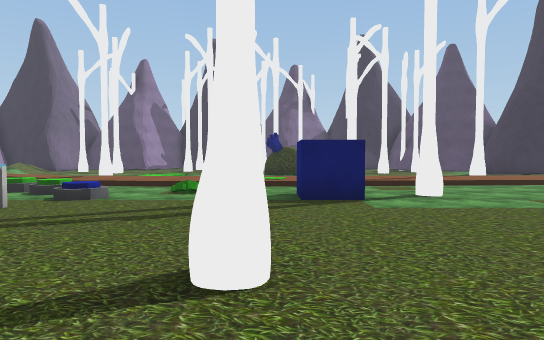
View 1 (above)

19 first-person views from a walk through a 3-D level made in the Unity game engine. The camera is 1.5 m above the floor, tilts 2° down and sees 75° across. The floor is counted in squares, 2 m on a side. Each view is taken from the middle of a square. On the plan, view 1 faces up. The plan holds only what a view shows up to about 11 squares ahead; the rest is blank. The place goes on beyond the plan. The player is left out. Some surface patterns are stand-ins.

View 2
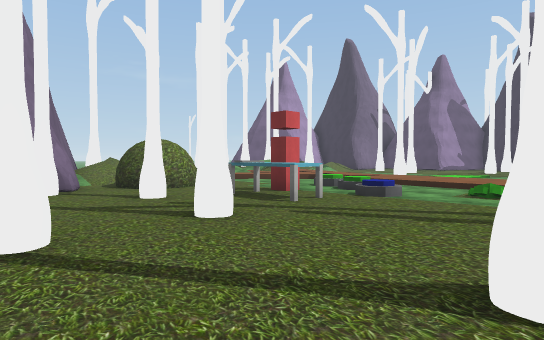

View 3
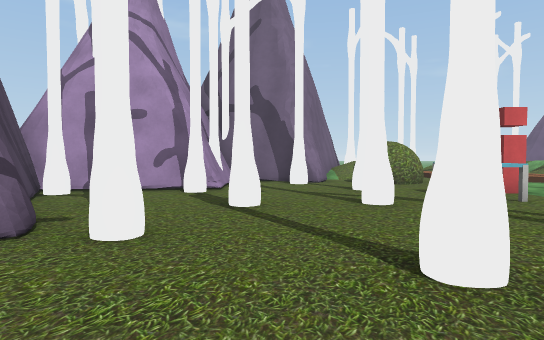

View 4
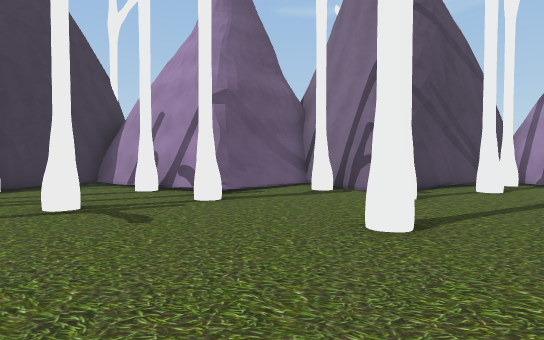

View 5
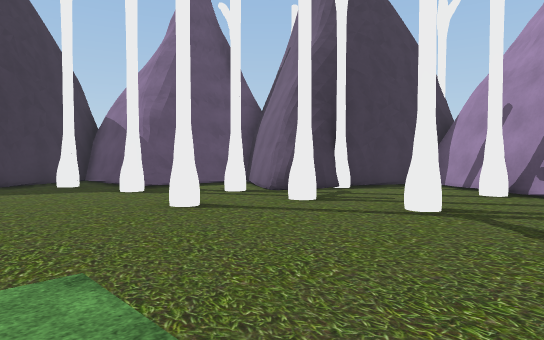

View 6
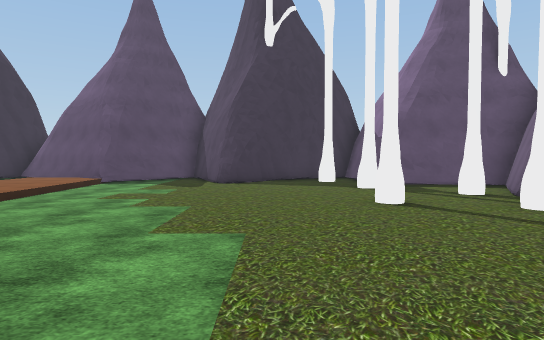

View 7
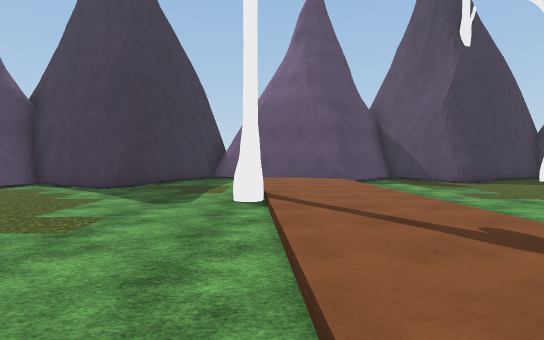

View 8
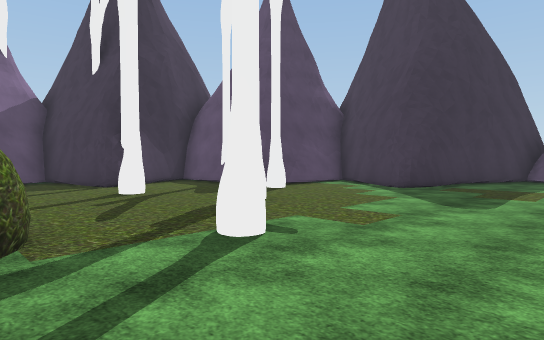

View 9
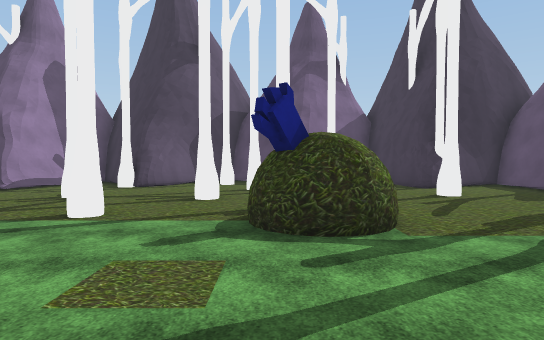

View 10
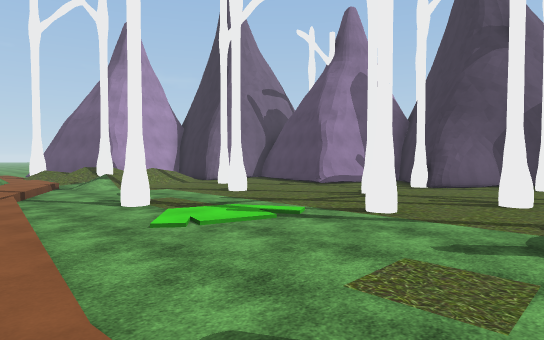

View 11
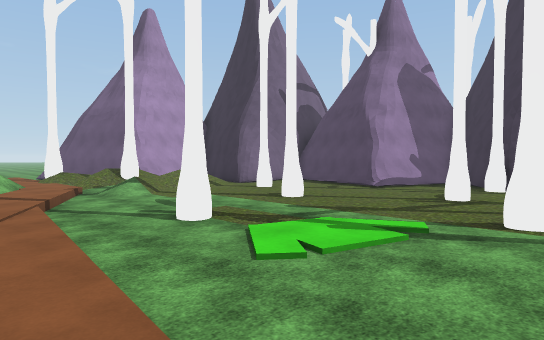

View 12
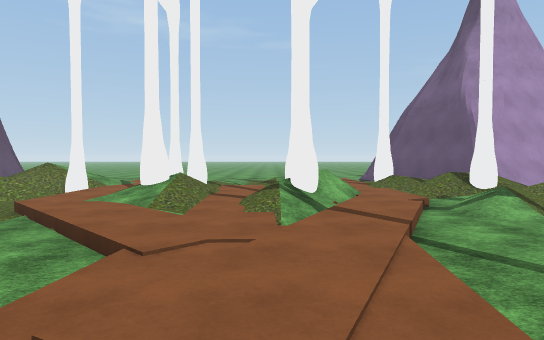

View 13
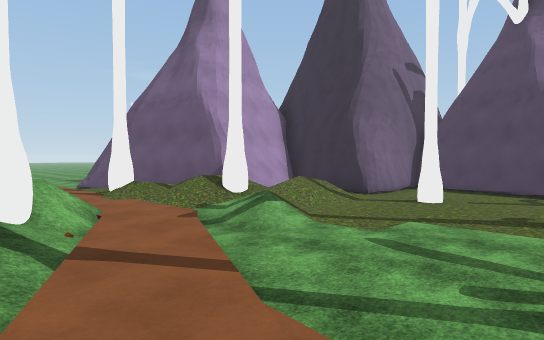

View 14
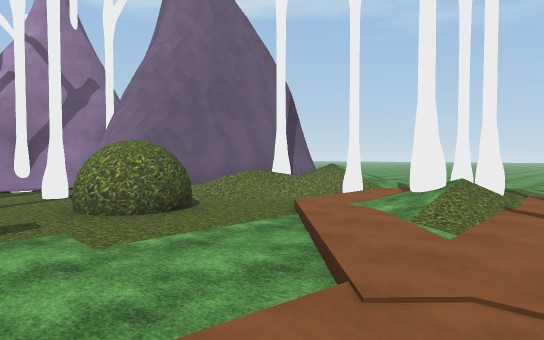

View 15
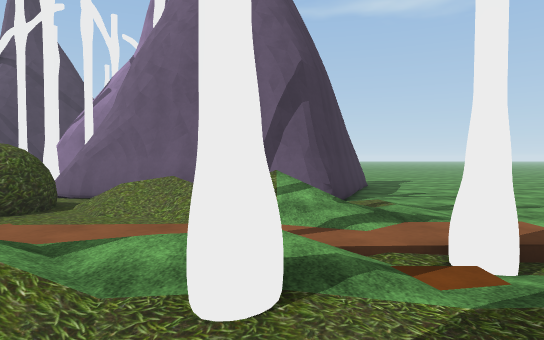

View 16
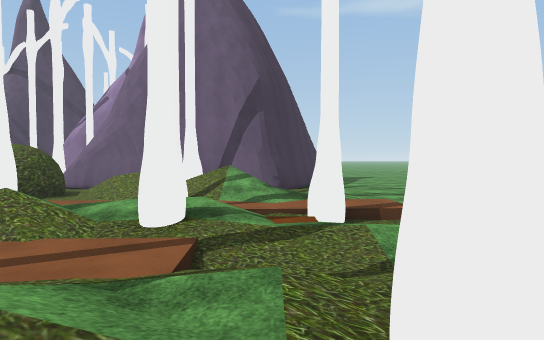

View 17
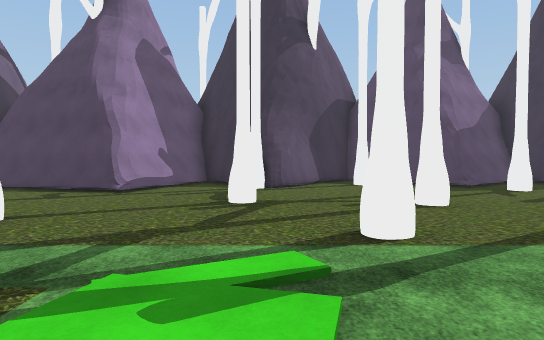

View 18
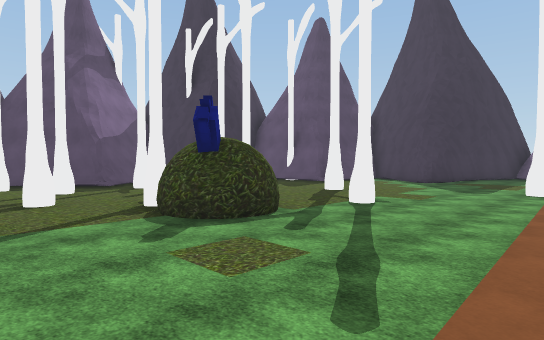

View 19
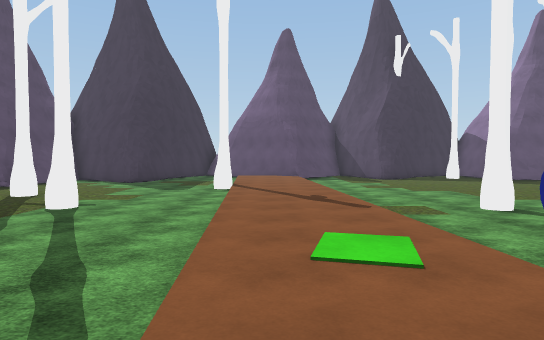

### Floor plan
Key: @ floor where view 1 was taken; # wall or solid block; . main floor; : floor 0.25 m higher than the main floor; / step, stairs or slope; = window, fence, low wall or low ledge; O other object.
Columns run from 17 left of view 1 to 12 right of it. Each row starts with its distance up from view 1.
 23           #.####.###.#
 22      ######..#....:..#####
 21      #..###......#.#.....#
 20    ###...................#
 19   ####.#....#...#....#...####
 18   ## /............ .....#...#
 17   ##//....#......# ...#....##
 16 ####///.......#..##........###
 15 #/ /=//..........##.#........#
 14 ://#///.......................
 13  :/::///.....................
 12  #//#/#///////...../////#//::
 11  ////////::::::::::::::::::::#
 10  //:////:/::::::::::::::::///#
  9 ///#/#///...../////..........#
  8 /#//////.../ /./ .............
  7 ///////.....///. .O.#........#
  6 .///#......O./.. ............#
  5 ./ ////###.OOO...............#
  4 ./###//###....................
  3 ..######...#.#..........#..#.#
  2 .##    ###.......#..........##
  1 .#      #....#.......#.#.#..#
  0 ##      ........#@.#.....#..#
 -1        #####............#####
 -2           ##...###.###..#
 -3            #.#########..#
 -4            ###       ####

Positions as (right, up) in squares from view 1, and headings:
1: (0, 0), facing up
2: (0, 0), facing up-left
3: (2, 1), facing left
4: (1, 6), facing down
5: (2, 6), facing down-right
6: (1, 5), facing right
7: (1, 12), facing right
8: (1, 12), facing up-right
9: (0, 11), facing up
10: (0, 11), facing up-left
11: (-2, 11), facing up-left
12: (-5, 11), facing left
13: (-7, 11), facing up-left
14: (-6, 11), facing down-left
15: (-14, 11), facing down
16: (-15, 13), facing down
17: (-4, 13), facing up
18: (-3, 11), facing up-right
19: (-3, 11), facing right
